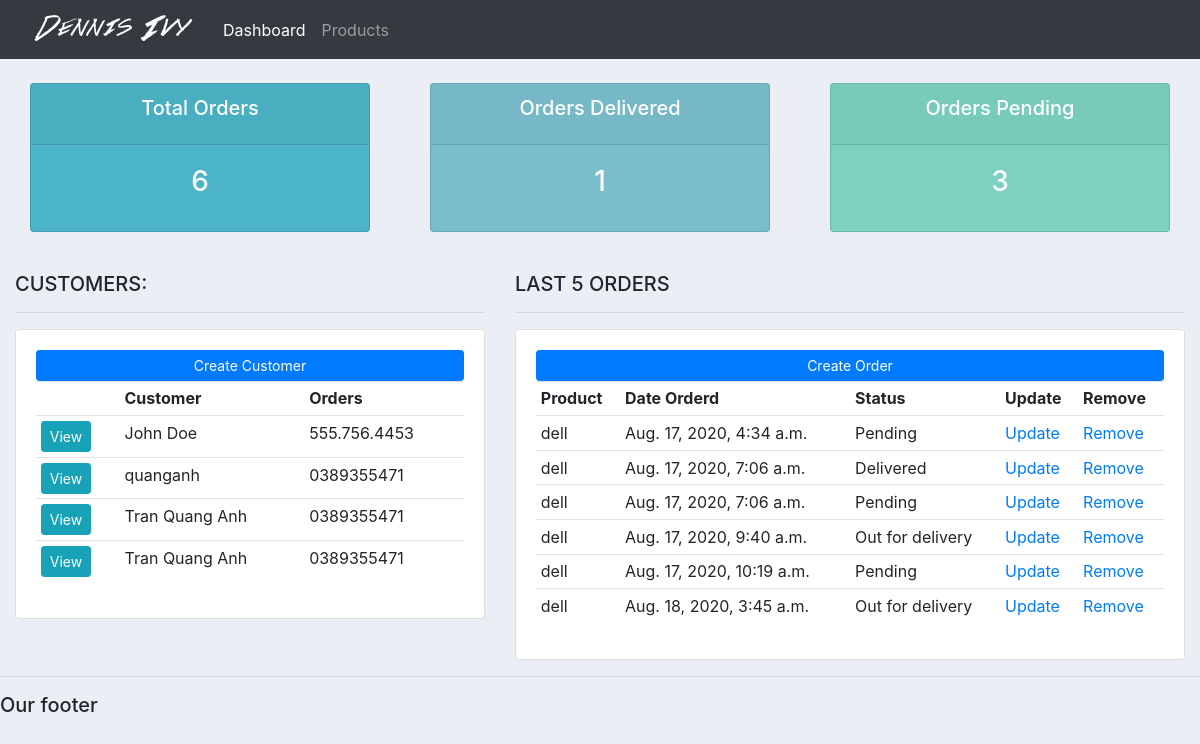
The page / (signed in) on the database its author committed.
### accounts/models.py (models this page shows, shortened)
class Customer(models.Model):
	user = models.OneToOneField(User, null=True, on_delete=models.CASCADE)
	name = models.CharField(max_length=200, null=True)
	phone = models.CharField(max_length=200, null=True)
	email = models.CharField(max_length=200, null=True)
	date_created = models.DateTimeField(auto_now_add=True, null=True)
	profile_pic = models.ImageField(null=True, blank=True)

class Order(models.Model):
	STATUS = (
			('Pending', 'Pending'),
			('Out for delivery', 'Out for delivery'),
			('Delivered', 'Delivered'),
			)
	customer = models.ForeignKey(Customer, null=True, on_delete=models.SET_NULL)
	product = models.ForeignKey(Product, null=True, on_delete=models.SET_NULL)
	date_created = models.DateTimeField(auto_now_add=True, null=True)
	status = models.CharField(max_length=200, null=True, choices=STATUS)
	note = models.CharField(max_length=1000, null=True)

class Product(models.Model):
	CATEGORY = (
			('Indoor', 'Indoor'),
			('Out Door', 'Out Door'),
			)
	name = models.CharField(max_length=200, null=True)
	price = models.FloatField(null=True)
	category = models.CharField(max_length=200, null=True, choices=CATEGORY)
	description = models.CharField(max_length=200, null=True)
	date_created = models.DateTimeField(auto_now_add=True, null=True)

### accounts/views.py (the view)
# urls.py: path('', views.home, name='home'),
@login_required(login_url='login')
def home(request):
	orders = Order.objects.all()
	customers = Customer.objects.all()
	total_orders = orders.count()
	total_customers = customers.count()
	delivered = orders.filter(status = 'Delivered').count()
	pending = orders.filter(status = 'Pending').count()
	context = {
		'orders': orders,
		'customers': customers,
		'total_orders': total_orders,
		'total_customers': total_customers,
		'delivered': delivered,
		'pending': pending
	}
	return render(request, 'accounts/dashboard.html',context)

### accounts/templates/accounts/dashboard.html
{%  extends 'accounts/main.html' %}
{% block content %}
{%  include 'accounts/status.html' %}
<br>
<div class="row">
	<div class="col-md-5">
		<h5>CUSTOMERS:</h5>
		<hr>
		<div class="card card-body">
			<a class="btn btn-primary  btn-sm btn-block" href="">Create Customer</a>
			<table class="table table-sm">
				<tr>
					<th></th>
					<th>Customer</th>
					<th>Orders</th>
				</tr>
				{% for customer in customers %}
					<tr>
						<td><a href="{% url 'customer' customer.id%}" class="btn btn-sm btn-info">View</a></td>
						<td>{{customer.name}}</td>
						<td>{{customer.phone}}</td>
					</tr>
				{% endfor %}
			</table>
		</div>
	</div>
	<div class="col-md-7">
		<h5>LAST 5 ORDERS</h5>
		<hr>
		<div class="card card-body">
			<a class="btn btn-primary  btn-sm btn-block" href="create_order">Create Order</a>
			<table class="table table-sm">
				<tr>
					<th>Product</th>
					<th>Date Orderd</th>
					<th>Status</th>
					<th>Update</th>
					<th>Remove</th>
				</tr>
				{% for order in orders %}
					<tr>
						<td>{{order.product.name}}</td>
						<td>{{order.date_created}}</td>
						<td>{{order.status}}</td>
						<td><a href="{% url 'update_order' order.id %}">Update</a></td>
						<td><a href="{% url 'delete_order' order.id %}">Remove</a></td>
					</tr>
				{% endfor %}
			</table>
		</div>
	</div>
</div>
{% endblock %}

### accounts/templates/accounts/main.html (shortened to what this page needs)
{% load static %}
<!DOCTYPE html>
<html>
<head>
	<link rel="stylesheet" href="https://stackpath.bootstrapcdn.com/bootstrap/4.3.1/css/bootstrap.min.css">
	<link rel="stylesheet" type="text/css" href="{% static '/css/main.css' %}">
</head>
<body>
	{%  include 'accounts/navbar.html' %}
	<div class="container-fluid">
	{% block content %}
	{% endblock %}
    </div>
	<hr>
	<h5>Our footer</h5>
</body>
</html>

### accounts/templates/accounts/navbar.html (shortened to what this page needs)
{% load static %}
<nav class="navbar navbar-expand-lg navbar-dark bg-dark">
 <img src="{% static 'images/logo.png' %}">
  <div class="collapse navbar-collapse" id="navbarNav">
    <ul class="navbar-nav">
      <li class="nav-item active">
        <a class="nav-link" href="/">Dashboard</a>
      </li>
      <li class="nav-item">
        <a class="nav-link" href="#">Products</a>
      </li>
    </ul>
  </div>
</nav>

### accounts/templates/accounts/status.html
<br>
<div class="row">
	<div class="col">
		<div class="col-md">
			<div class="card text-center text-white  mb-3" id="total-orders">
			  	<div class="card-header">
			  		<h5 class="card-title">Total Orders</h5>
			  	</div>
			  	<div class="card-body">
			    	<h3 class="card-title">{{total_orders}}</h3>
			  	</div>
			</div>
		</div>
	</div>
	<div class="col">
		<div class="col-md">
			<div class="card text-center text-white  mb-3" id="orders-delivered">
			  	<div class="card-header">
			  		<h5 class="card-title">Orders Delivered</h5>
			  	</div>
			  	<div class="card-body">
			    	<h3 class="card-title">{{delivered}}</h3>
			  	</div>
			</div>
		</div>
	</div>
	<div class="col">
		<div class="col-md">
			<div class="card text-center text-white  mb-3" id="orders-pending">
			  	<div class="card-header">
			  		<h5 class="card-title">Orders Pending</h5>
			  	</div>
			  	<div class="card-body">
			    	<h3 class="card-title">{{pending}}</h3>
			  	</div>
			</div>
		</div>
	</div>
</div>

### static/css/main.css (style rules this page uses)
body { background-color: #ebeff5; }
#total-orders { background-color: #4cb4c7; }
#orders-delivered { background-color: #7abecc; }
#orders-pending { background-color: #7CD1C0; }

### rows shown on the page
Customer: name "John Doe", phone "555.756.4453"
Customer: name "quanganh", phone "0389355471"
Customer: name "Tran Quang Anh", phone "0389355471"
Customer: name "Tran Quang Anh", phone "0389355471"
Order: product.name "dell", date_created "Aug. 17, 2020, 4:34 a.m.", status "Pending"
Order: product.name "dell", date_created "Aug. 17, 2020, 7:06 a.m.", status "Delivered"
Order: product.name "dell", date_created "Aug. 17, 2020, 7:06 a.m.", status "Pending"
Order: product.name "dell", date_created "Aug. 17, 2020, 9:40 a.m.", status "Out for delivery"
Order: product.name "dell", date_created "Aug. 17, 2020, 10:19 a.m.", status "Pending"
Order: product.name "dell", date_created "Aug. 18, 2020, 3:45 a.m.", status "Out for delivery"

### other values the page prints
{{ total_orders }} "6"
{{ delivered }} "1"
{{ pending }} "3"
